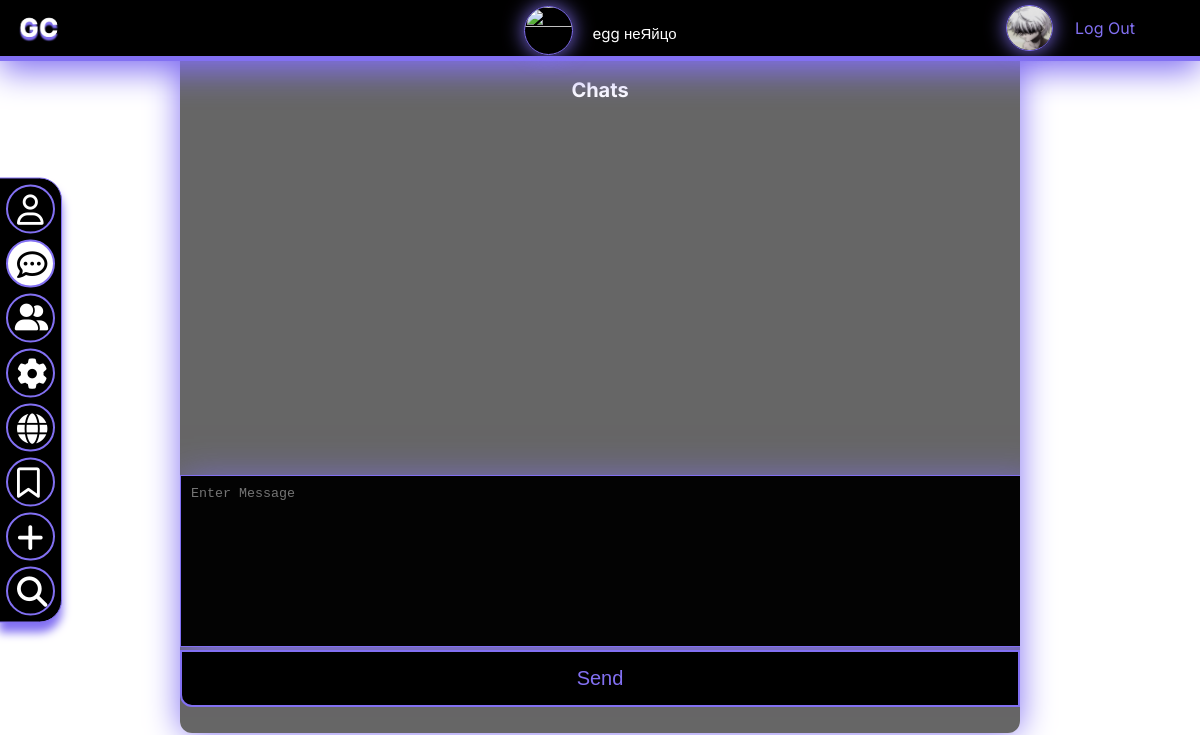
Before: /chat/8 (signed in) with the older database file.
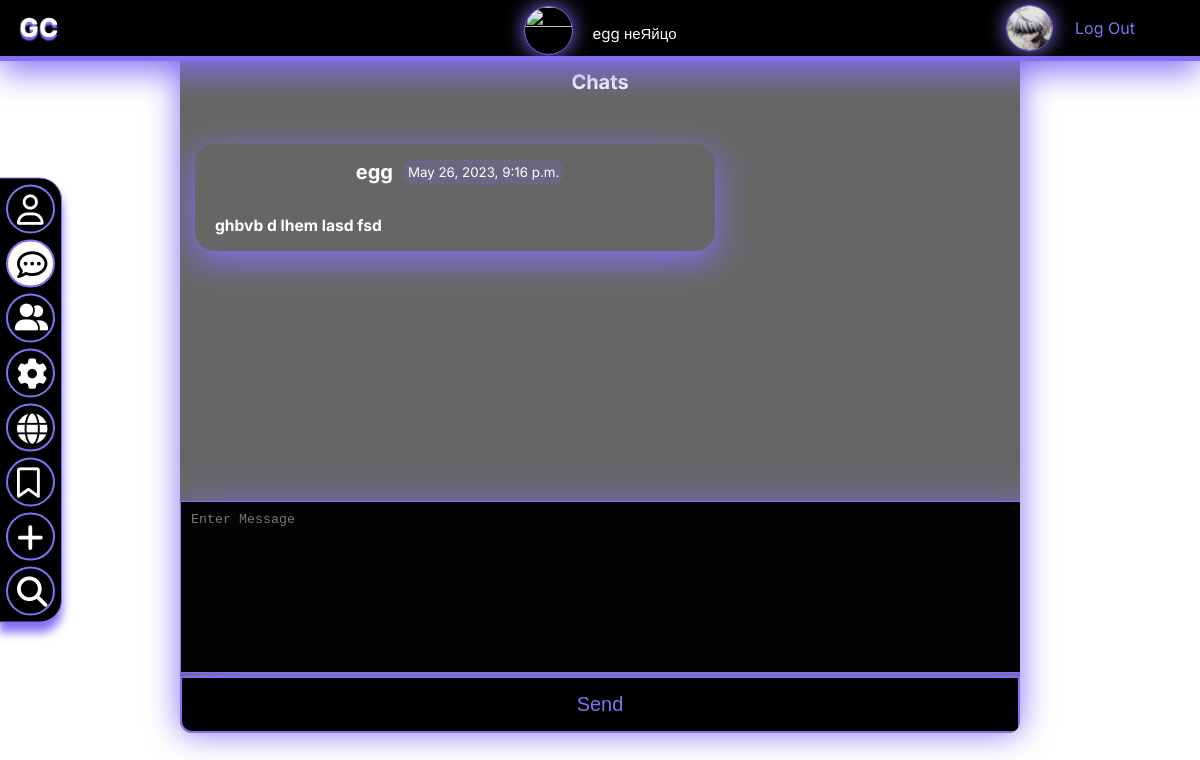
After: the same page with the newer database file.
### users/models.py (models this page shows)
class Profile(models.Model):
    user = models.OneToOneField(to=User, on_delete=models.CASCADE)
    name = models.CharField(max_length=50)
    surname = models.CharField(max_length=50)
    avatar = models.ImageField(upload_to="images/profile_avatars/",
                               default="images/DEFAULT_AVATAR.png",
                               blank=True)
    about = models.CharField(max_length=500)
    country = models.CharField(max_length=50, blank=True)
    city = models.CharField(max_length=50, blank=True)
    education = models.CharField(max_length=150, blank=True)
    company = models.CharField(max_length=150, blank=True)
    hobby = models.CharField(max_length=150, blank=True)
    class Meta:
        verbose_name = _('profile')
        verbose_name_plural = _('profiles')

### chat/models.py (models this page shows)
class Message(models.Model):
    chat = models.ForeignKey(to=Chat, on_delete=models.CASCADE,
                             verbose_name=_('chat'))
    author = models.ForeignKey(to=User, on_delete=models.CASCADE,
                               verbose_name=_('author'))
    content = models.TextField(verbose_name=_('content'))
    is_read = models.BooleanField(default=False,
                                  verbose_name=_('message has been read'))
    date_create = models.DateTimeField(auto_now=True,
                                       verbose_name=_('date of creation'))
    class Meta:
        verbose_name = _('message')
        verbose_name_plural = _('messages')

### chat/views.py (the view)
# urls.py: path('chat/<int:id>', chat_views.chat_page, name='chat'),
@login_required
def chat_page(request, id):
    context = {}
    try:
        chat = Chat.objects.get(id=id)
    except Chat.DoesNotExist:
        return redirect('chatlist')
    try:
        access = Access.objects.get(user=request.user, chat=chat)
        if access.mode == 0:
            return redirect('chatlist')
    except Access.DoesNotExist:
        return redirect('chatlist')
    if request.method == 'POST':
        message_form = MessageForm(request.POST)
        if message_form.is_valid():
            send_message(chat, request.user, message_form.data['content'])
            context['message_form'] = MessageForm()
        else:
            context['message_form'] = message_form
    else:
        context['message_form'] = MessageForm()
    messages = get_chat_messages(chat, request.user)
    chat = generate_chat(chat, request.user)
    context['chat'] = chat
    context['messages'] = [ChatSerializer.messageToDict(message, request.user)
                           for message in messages]
    return render(request, 'chat.html', context)

### chat/forms.py
class MessageForm(forms.Form):
    content = forms.CharField(widget=forms.Textarea(
        attrs={'class': 'message_area',
               'placeholder': 'Enter Message'}
    ))

### chat/serializers.py (called while the page is built)
    def messageToDict(message: Message, user: User):
        author = get_profile(message.author)
        response = {
            'id': message.id,
            'author': author.name,
            'content': message.content,
            'date_create': message.date_create,
            'isMyown': message.author == user,
        }
        return response

### chat/utils.py (called while the page is built)
def generate_chat(chat: Chat, current_user: User) -> dict:
    response = {'id': chat.id,
                'name': get_chat_name(chat, current_user),
                'avatar': get_chat_avatar(chat, current_user),
                'last_message': get_last_message(chat),
                'is_multy': chat.is_multy,
                'info_link': get_chat_info_link(chat, current_user)}
    return response

def get_last_message(chat: Chat) -> Message:
    message = Message.objects.filter(chat=chat).last()
    return message

def get_chat_messages(chat: Chat, current_user: User):
    messages = Message.objects.filter(chat=chat)
    return messages

### chat/templates/chat.html (shortened to what this page needs)
{% extends 'base.html' %}
{% load static %}
{% block style %}<link rel="stylesheet" href="{% static '/css/chat.css' %}">{% endblock %}
{% block content %}
<div class="messenger_box" id="messenger_box">
    <h2 style="text-align:center;"> Chats </h2>
    <div class="ur_friend" >
        <a class = "chat-avatar-div" href = "{{ chat.info_link }}">
            <img class="friend-user-pic image_avatar" src="{{chat.avatar.url}}">
        </a>
        <p>{{chat.name}}</p>
    </div>
<div class="messenger_contener">
    {% for message in messages %}
            {% if message.isMyown %}
            <div class="message_own">
            {% else %}
            <div class="message">
            {% endif %}
                <div class="chat_texts">
                <div class="timestamp">
                    <h2>{{ message.author }}</h2>
                    <p class="time">{{message.date_create}}</p>
                </div>
                <h3 class="message-text">{{ message.content}}</h3>
                </div>
            </div>
    {% endfor %}
</div>
    <form class="input-area-mess" method="POST">
        {% for field in message_form %}
        {{ field }}
        {% endfor %}
        <button class="btn_message">Send</button>
    </form>
</div>
{% endblock %}

Changed rows visible on the page:
now on this page (row unchanged): Profile: author "egg"
added Message: date_create "May 26, 2023, 9:16 p.m.", content "ghbvb d lhem lasd fsd"
